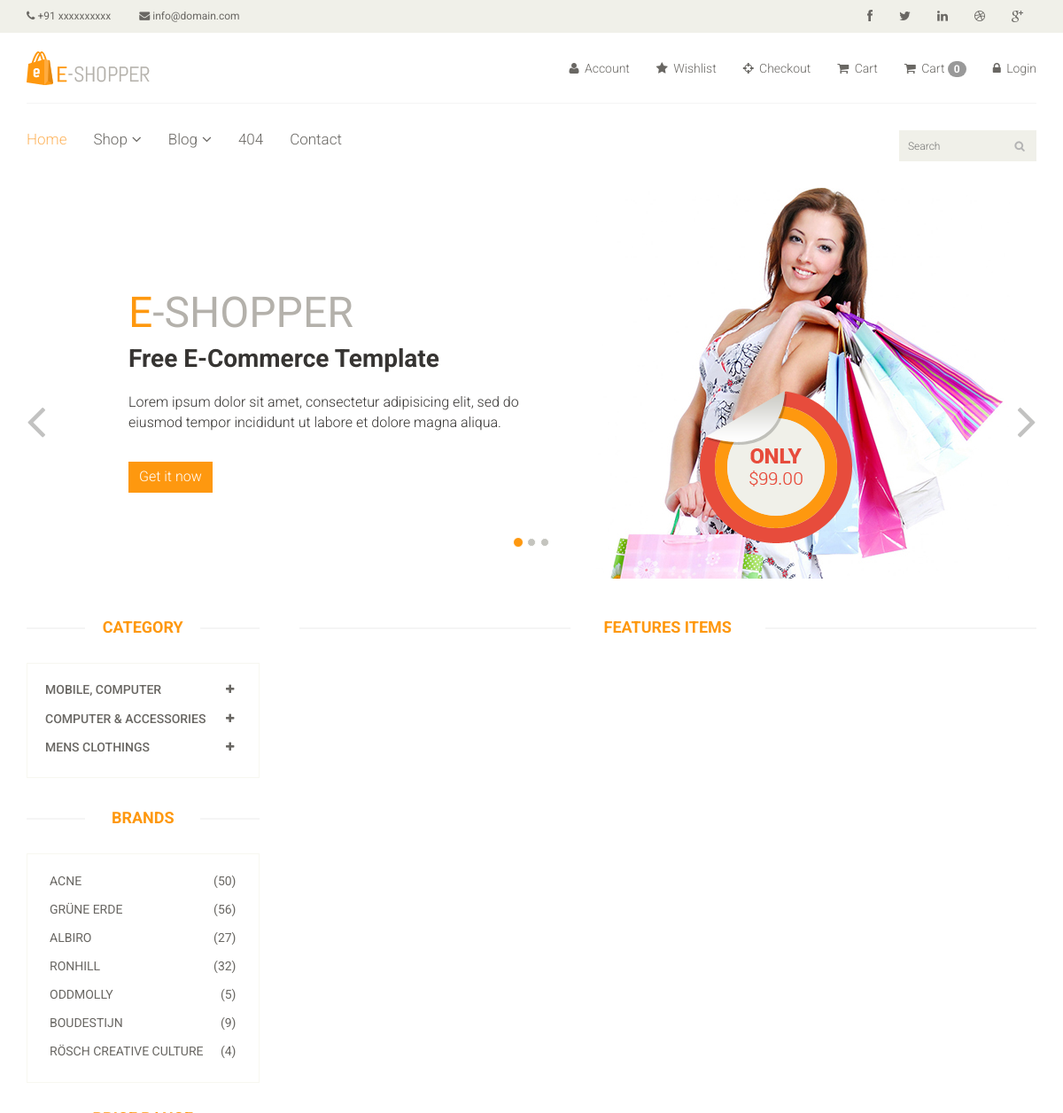
The page /?category=2 (upper part) on the database as committed earlier.
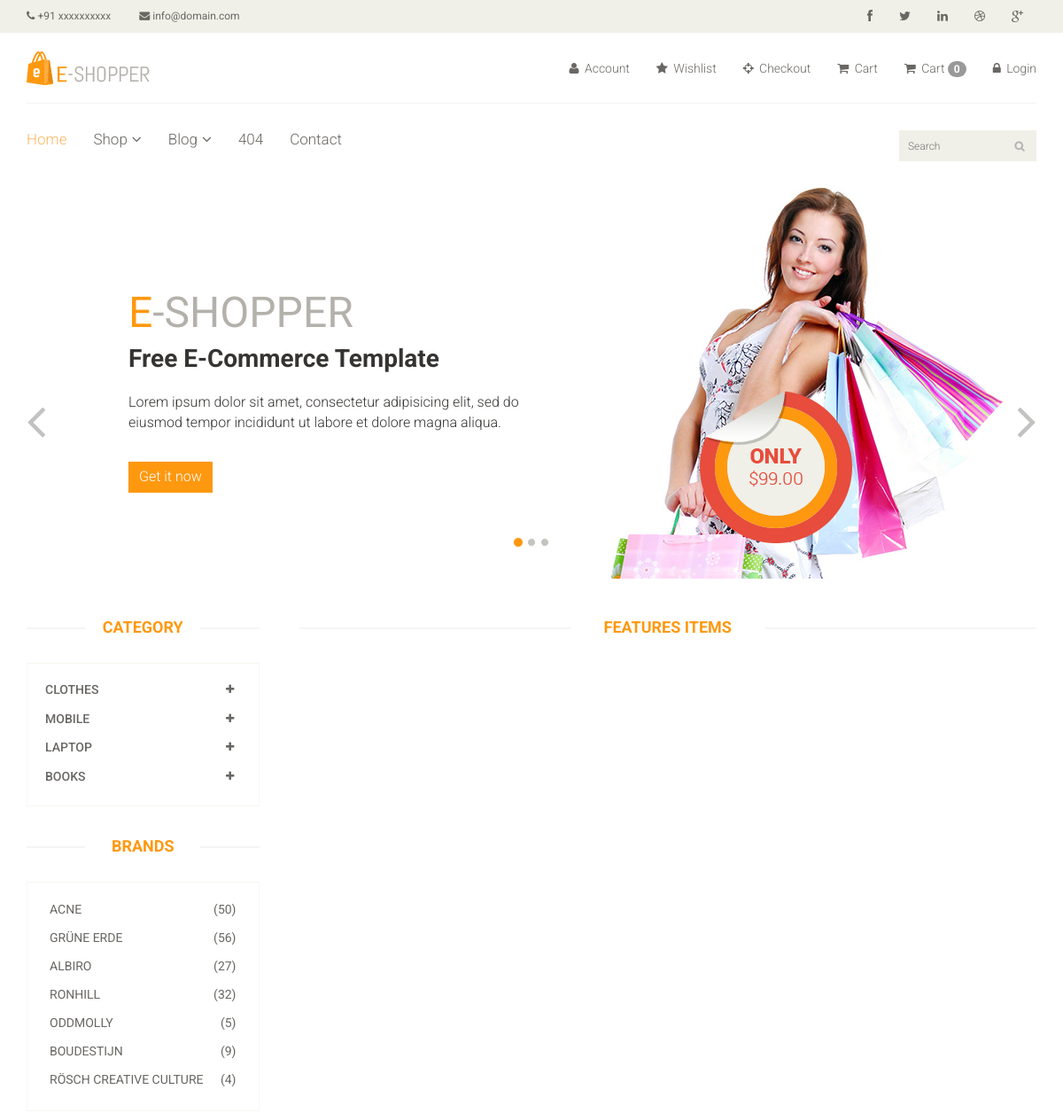
The same page on the database as committed later.
### app/models.py (models this page shows, shortened)
class Category(models.Model):
    name = models.CharField(max_length = 150)

### multivendor_shop/views.py (the view)
# urls.py: path('',index, name='index'),
def index(request):
    category = Category.objects.all()
    categoryID = request.GET.get('category')
    print(categoryID)
    if categoryID:
        product = Product.objects.filter(subcategory = categoryID).order_by('-id')
    else:
        product = Product.objects.all()
    context = {
        'category' : category,
        'product' : product,
    }
    return render(request, 'index.html', context)

### templates/index.html (shortened to what this page needs)
{% extends 'master.html' %}
{% block body %}
<section id="slider">
    <div class="container">
        <div class="row">
            <div class="col-sm-12">
                <div id="slider-carousel" class="carousel slide" data-ride="carousel">
                    <ol class="carousel-indicators">
                        <li data-target="#slider-carousel" data-slide-to="0" class="active"></li>
                        <li data-target="#slider-carousel" data-slide-to="1"></li>
                        <li data-target="#slider-carousel" data-slide-to="2"></li>
                    </ol>
                    <div class="carousel-inner">
                        <div class="item active">
                            <div class="col-sm-6">
                                <h1><span>E</span>-SHOPPER</h1>
                                <h2>Free E-Commerce Template</h2>
                                <p>Lorem ipsum dolor sit amet, consectetur adipisicing elit, sed do eiusmod tempor
                                    incididunt ut labore et dolore magna aliqua. </p>
                                <button type="button" class="btn btn-default get">Get it now</button>
                            </div>
                            <div class="col-sm-6">
                                <img src="/static/images/home/girl1.jpg" class="girl img-responsive" alt="" />
                                <img src="/static/images/home/pricing.png" class="pricing" alt="" />
                            </div>
                        </div>
                    </div>
                    <a href="#slider-carousel" class="left control-carousel hidden-xs" data-slide="prev">
                        <i class="fa fa-angle-left"></i>
                    </a>
                    <a href="#slider-carousel" class="right control-carousel hidden-xs" data-slide="next">
                        <i class="fa fa-angle-right"></i>
                    </a>
                </div>
            </div>
        </div>
    </div>
</section>
<section>
    <div class="container">
        <div class="row">
            <div class="col-sm-3">
                <div class="left-sidebar">
                    <h2>Category</h2>
                    <div class="panel-group category-products" id="accordian">
                        {% for cat in category %}
                        <div class="panel panel-default">
                            <div class="panel-heading">
                                <h4 class="panel-title">
                                    <a data-toggle="collapse" data-parent="#accordian" href="#{{cat.id}}">
                                        <span class="badge pull-right"><i class="fa fa-plus"></i></span>
                                        {{cat.name}}
                                    </a>
                                </h4>
                            </div>
                        </div>
                        {% endfor %}
                    </div>
                    <div class="brands_products">
                        <h2>Brands</h2>
                        <div class="brands-name">
                            <ul class="nav nav-pills nav-stacked">
                                <li><a href="#"> <span class="pull-right">(50)</span>Acne</a></li>
                                <li><a href="#"> <span class="pull-right">(56)</span>Grüne Erde</a></li>
                                <li><a href="#"> <span class="pull-right">(27)</span>Albiro</a></li>
                                <li><a href="#"> <span class="pull-right">(32)</span>Ronhill</a></li>
                                <li><a href="#"> <span class="pull-right">(5)</span>Oddmolly</a></li>
                                <li><a href="#"> <span class="pull-right">(9)</span>Boudestijn</a></li>
                                <li><a href="#"> <span class="pull-right">(4)</span>Rösch creative culture</a></li>
                            </ul>
                        </div>
                    </div>
                    <div class="price-range">
                        <h2>Price Range</h2>
                    </div>
                </div>
            </div>
            <div class="col-sm-9 padding-right">
                <div class="features_items">
                    <h2 class="title text-center">Features Items</h2>
                </div>
            </div>
        </div>
    </div>
</section>
{% endblock %}

### templates/master.html (shortened to what this page needs)
<!DOCTYPE html>
<html lang="en">
<head>
    {% load static %}
    <link href="/static/css/bootstrap.min.css" rel="stylesheet">
    <link href="/static/css/font-awesome.min.css" rel="stylesheet">
    <link href="/static/css/prettyPhoto.css" rel="stylesheet">
    <link href="/static/css/price-range.css" rel="stylesheet">
    <link href="/static/css/animate.css" rel="stylesheet">
    <link href="/static/css/main.css" rel="stylesheet">
    <link href="/static/css/responsive.css" rel="stylesheet">
</head>
<body>
    <header id="header">
        <div class="header_top">
            <div class="container">
                <div class="row">
                    <div class="col-sm-6">
                        <div class="contactinfo">
                            <ul class="nav nav-pills">
                                <li><a href="#"><i class="fa fa-phone"></i> +91 xxxxxxxxxx</a></li>
                                <li><a href="#"><i class="fa fa-envelope"></i> info@domain.com</a></li>
                            </ul>
                        </div>
                    </div>
                    <div class="col-sm-6">
                        <div class="social-icons pull-right">
                            <ul class="nav navbar-nav">
                                <li><a href="#"><i class="fa fa-facebook"></i></a></li>
                                <li><a href="#"><i class="fa fa-twitter"></i></a></li>
                                <li><a href="#"><i class="fa fa-linkedin"></i></a></li>
                                <li><a href="#"><i class="fa fa-dribbble"></i></a></li>
                                <li><a href="#"><i class="fa fa-google-plus"></i></a></li>
                            </ul>
                        </div>
                    </div>
                </div>
            </div>
        </div>
        <div class="header-middle">
			<div class="container">
				<div class="row">
					<div class="col-sm-4">
						<div class="logo pull-left">
							<a href="index.html"><img src="/static/images/home/logo.png" alt="" /></a>
						</div>
					</div>
					<div class="col-sm-8">
						<div class="shop-menu pull-right">
							<ul class="nav navbar-nav">
								<li><a href="#"><i class="fa fa-user"></i> Account</a></li>
								<li><a href="#"><i class="fa fa-star"></i> Wishlist</a></li>
								<li><a href="checkout.html"><i class="fa fa-crosshairs"></i> Checkout</a></li>
								<li><a href="/cart/cart_detail/"><i class="fa fa-shopping-cart"></i> Cart</a></li>
								<li><a href="{% url 'cart_detail' %}"><i class="fa fa-shopping-cart"></i> Cart <span class="badge badge-pill badge-warning">{{request.session.cart|length}}</span></a></li>
                                {% if user.is_authenticated %}
                                    <li><a href="{% url 'logout' %}"><i class="fa fa-lock"></i> Logout</a></li>
                                {% else %}
								    <li><a href="{% url 'login' %}"><i class="fa fa-lock"></i> Login</a></li>
                                {% endif %}
							</ul>
						</div>
					</div>
				</div>
			</div>
		</div>
		<div class="header-bottom">
			<div class="container">
				<div class="row">
					<div class="col-sm-9">
						<div class="mainmenu pull-left">
							<ul class="nav navbar-nav collapse navbar-collapse">
								<li><a href="{% url 'index' %}" class="active">Home</a></li>
								<li class="dropdown"><a href="#">Shop<i class="fa fa-angle-down"></i></a>
                                </li>
								<li class="dropdown"><a href="#">Blog<i class="fa fa-angle-down"></i></a>
                                </li>
								<li><a href="404.html">404</a></li>
								<li><a href="{% url 'contact_us' %}">Contact</a></li>
							</ul>
						</div>
					</div>
					<div class="col-sm-3">
						<div class="search_box pull-right">
							<input type="text" placeholder="Search"/>
						</div>
					</div>
				</div>
			</div>
		</div>
	</header>
{% block body %} {% endblock %}
</body>
</html>

Rows that differ between the two databases and show on the page:
changed Category: name "MOBILE, COMPUTER" → "CLOTHES"
changed Category: name "COMPUTER & ACCESSORIES" → "MOBILE"
changed Category: name "MENS CLOTHINGS" → "LAPTOP"
added Category: name "BOOKS"
